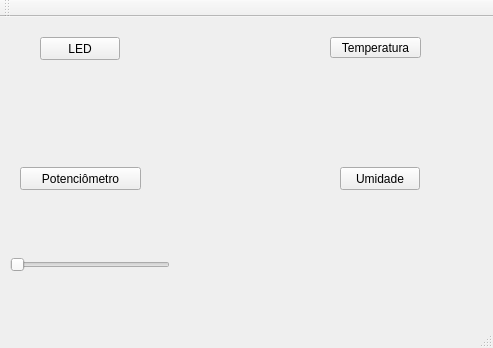
<?xml version="1.0" encoding="UTF-8"?>
<ui version="4.0">
 <class>MainWindow</class>
 <widget class="QMainWindow" name="MainWindow">
  <property name="geometry">
   <rect>
    <x>0</x>
    <y>0</y>
    <width>493</width>
    <height>348</height>
   </rect>
  </property>
  <property name="windowTitle">
   <string>MainWindow</string>
  </property>
  <widget class="QWidget" name="centralWidget">
   <widget class="QPushButton" name="ledRGB">
    <property name="geometry">
     <rect>
      <x>40</x>
      <y>20</y>
      <width>80</width>
      <height>23</height>
     </rect>
    </property>
    <property name="text">
     <string>LED</string>
    </property>
   </widget>
   <widget class="QLabel" name="label">
    <property name="geometry">
     <rect>
      <x>30</x>
      <y>70</y>
      <width>101</width>
      <height>31</height>
     </rect>
    </property>
    <property name="text">
     <string/>
    </property>
   </widget>
   <widget class="QPushButton" name="pushButton">
    <property name="geometry">
     <rect>
      <x>20</x>
      <y>150</y>
      <width>121</width>
      <height>23</height>
     </rect>
    </property>
    <property name="text">
     <string>Potenciômetro</string>
    </property>
   </widget>
   <widget class="QSlider" name="horizontalSlider">
    <property name="geometry">
     <rect>
      <x>10</x>
      <y>240</y>
      <width>160</width>
      <height>16</height>
     </rect>
    </property>
    <property name="orientation">
     <enum>Qt::Horizontal</enum>
    </property>
   </widget>
   <widget class="QPushButton" name="pushButton_2">
    <property name="geometry">
     <rect>
      <x>330</x>
      <y>20</y>
      <width>91</width>
      <height>21</height>
     </rect>
    </property>
    <property name="text">
     <string>Temperatura</string>
    </property>
   </widget>
   <widget class="QPushButton" name="pushButton_3">
    <property name="geometry">
     <rect>
      <x>340</x>
      <y>150</y>
      <width>80</width>
      <height>23</height>
     </rect>
    </property>
    <property name="text">
     <string>Umidade</string>
    </property>
   </widget>
  </widget>
  <widget class="QToolBar" name="mainToolBar">
   <attribute name="toolBarArea">
    <enum>TopToolBarArea</enum>
   </attribute>
   <attribute name="toolBarBreak">
    <bool>false</bool>
   </attribute>
  </widget>
  <widget class="QStatusBar" name="statusBar"/>
 </widget>
 <layoutdefault spacing="6" margin="11"/>
 <resources/>
 <connections/>
</ui>
